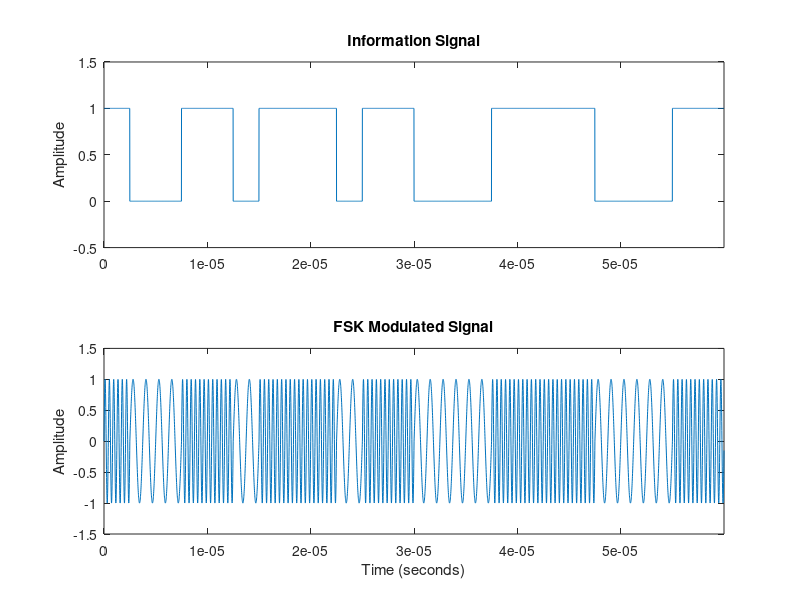

Write the MATLAB code that produced this figure.
% fsk.m
close all;
clear all;

bit_pattern = [1 0 0 1 1 0 1 1 1 0 1 1 0 0 0 1 1 1 1 0 0 0 1 1];

Cf0 = 0.8e6;   % Carrier frequency for binary 0 (0.8 MHz)
Cf1 = 2.4e6;   % Carrier frequency for binary 1 (2.4 MHz)

delt = 1e-8;   % Sampling interval (10 ns)
fs = 1/delt;   % Sampling frequency (100 MHz)

samples_per_bit = 250;   % 250 samples per bit

tmax = (samples_per_bit*length(bit_pattern)-1)*delt;
t = 0:delt:tmax;

%% Generate binary signal
bits = zeros(1,length(t));

for bit_no = 1:length(bit_pattern)
    start_index = (bit_no-1)*samples_per_bit + 1;
    end_index   = bit_no*samples_per_bit;
    bits(start_index:end_index) = bit_pattern(bit_no);
end

%% Plot information signal
figure;
subplot(2,1,1);
plot(t,bits);
ylabel('Amplitude');
title('Information Signal');
axis([0 tmax -0.5 1.5]);

%% FSK Modulation
FSK = zeros(1,length(t));   % Preallocate

for bit_no = 1:length(bit_pattern)
    
    start_index = (bit_no-1)*samples_per_bit + 1;
    end_index   = bit_no*samples_per_bit;
    
    t_bit = t(start_index:end_index);
    
    if bit_pattern(bit_no) == 1
        FSK(start_index:end_index) = sin(2*pi*Cf1*t_bit);
    else
        FSK(start_index:end_index) = sin(2*pi*Cf0*t_bit);
    end
end

%% Plot FSK signal
subplot(2,1,2);
plot(t,FSK);
ylabel('Amplitude');
title('FSK Modulated Signal');
axis([0 tmax -1.5 1.5]);
xlabel('Time (seconds)');
